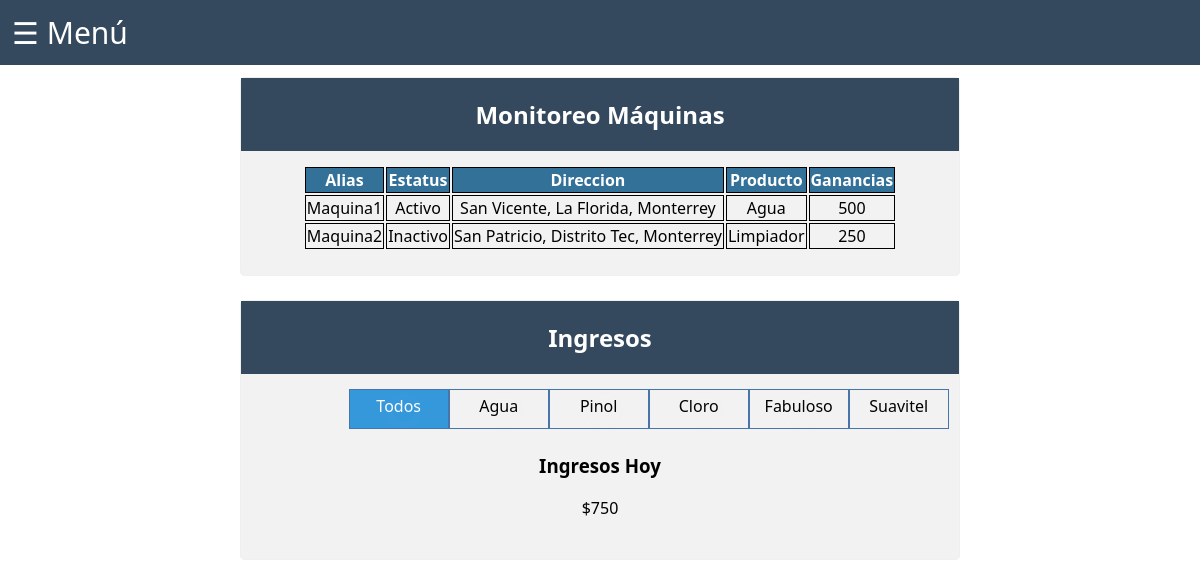
The page /InfoMachines.php (signed in) on the database as committed earlier.
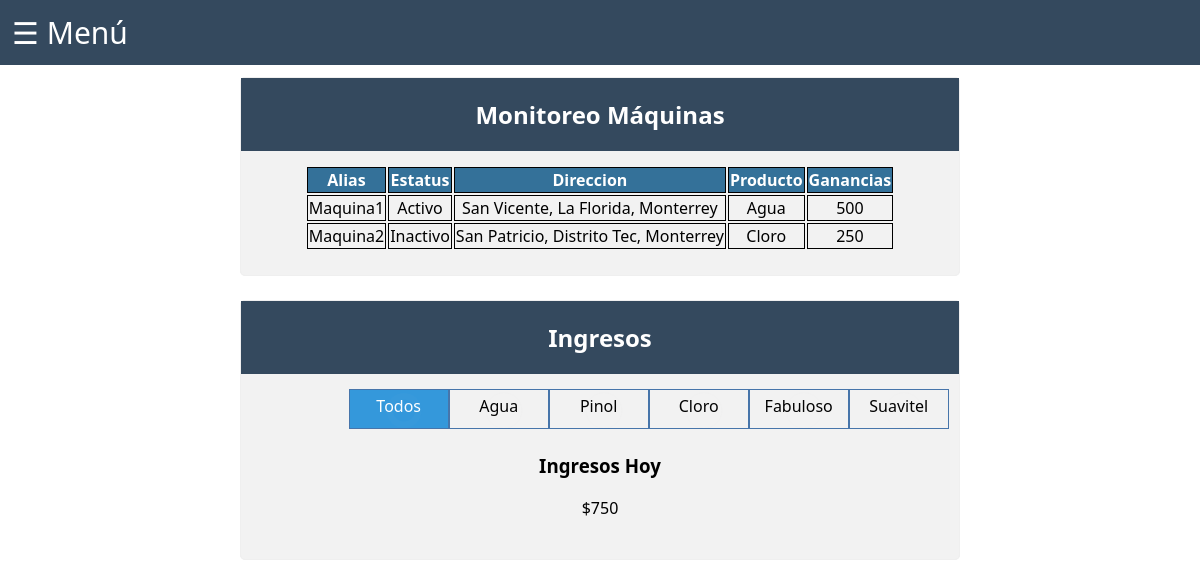
The same page on the database as committed later.
### tables this page shows
CREATE TABLE Machines (
    MachineID int NOT NULL AUTO_INCREMENT,
    Alias VARCHAR(100) NOT NULL,
    FechaAlta DATE NOT NULL,
    Estatus VARCHAR(10) NOT NULL,
    Marca VARCHAR(100) NOT NULL,
    Modelo VARCHAR(100) NOT NULL,
    Producto VARCHAR(50) NOT NULL,
    SensorIncluido BOOLEAN NOT NULL,
    Estado VARCHAR(255) NOT NULL,
    Municipio VARCHAR(255) NOT NULL,
    Colonia VARCHAR(255) NOT NULL,
    Calle VARCHAR(255) NOT NULL,
    UserID int NOT NULL,
    PRIMARY KEY (MachineID)
);

CREATE TABLE MachineEarnings (
    Ganancias int NOT NULL,
    MachineID int NOT NULL
);

### php/ConnectionDB.php (called while the page is built, shortened)
<?php
function consultDB($consult) {
    $connection = mysqli_connect(cServer, cUser, cPassword, cBd);
    $result = mysqli_query($connection, $consult);
    if($result)
        return $result;
    else
        return FALSE;
}
?>

### InfoMachines.php (the view, shortened to what this page needs)
<?php
include("php/ConnectionDB.php");
if (isset($_SESSION["Email"])) {
    $email = $_SESSION["Email"];
}
else {
    header('Location: index.php');
}
$machines = "(";
$consult = "SELECT * FROM Users WHERE Email = '$email'";
$result = consultDB($consult);
if ($row = mysqli_fetch_array($result)) {
    $user = $row["UserID"];
}
$consult = "SELECT MachineID FROM Machines WHERE UserID = '$user'";
$result = consultDB($consult);
while ($row = mysqli_fetch_array($result)) {
    $machines = $machines . (string)$row["MachineID"] . ", ";
}
$machines = $machines . "0)";
$consult = "SELECT Alias, Estatus, Calle, Colonia, Municipio, Producto, Ganancias FROM machines JOIN machineearnings ON machines.MachineID = machineearnings.MachineID WHERE machines.MachineID IN $machines";
$result = consultDB($consult);
?>
<!DOCTYPE html>
<html>
<head>
    <link rel="stylesheet" href="https://cdnjs.cloudflare.com/ajax/libs/intl-tel-input/17.0.8/css/intlTelInput.css" />
    <link rel="stylesheet" href="css/style.css" />
</head>
<body>
    <header>
        <span style="font-size:30px;cursor:pointer" onclick="openNav()">&#9776; Menú</span>
    </header>
    <main>
        <fieldset class="showData">
            <h2 class="formHeader">Monitoreo Máquinas</h2>
            <div id="maquinaStatus">
                <table id="maquinaTable">
                    <thead>
                        <tr>
                            <th>Alias</th>
                            <th>Estatus</th>
                            <th>Direccion</th>
                            <th>Producto</th>
                            <th>Ganancias</th>
                        </tr>
                    </thead>
                    <tbody id="info">
                        <?php
                        while ($row = mysqli_fetch_array($result)) {
                            $Alias = $row['Alias'];
                            $Estatus = $row['Estatus'];
                            $Calle = $row['Calle'];
                            $Colonia = $row['Colonia'];
                            $Municipio = $row['Municipio'];
                            $Producto = $row['Producto'];
                            $Ganancias = $row['Ganancias'];
                            echo "<tr>";
                            echo "<td>" . $Alias . "</td>";
                            echo "<td>" . $Estatus . "</td>";
                            echo "<td>" . $Calle . ", " . $Colonia . ", " . $Municipio . "</td>";
                            echo "<td>" . $Producto . "</td>";
                            echo "<td>" . $Ganancias . "</td>";
                            echo "</tr>";
                        }
                        ?>
                    </tbody>
                </table>
            </div>
        </fieldset>
        <fieldset id="ingresos" class="showData">
            <h2 class="formHeader">Ingresos</h2>
            <ul class="toggle">
                <li>
                    <input type="radio" name="incomeBy" value=0 id="todos" checked="checked" />
                    <label for="todosIncome">Todos</label>
                </li>
                <li>
                    <input type="radio" name="incomeBy" value=1 id="agua" />
                    <label for="aguaIncome">Agua</label>
                </li>
                <li>
                    <input type="radio" name="incomeBy" value=2 id="pinol" />
                    <label for="pinolIncome">Pinol</label>
                </li>
                <li>
                    <input type="radio" name="incomeBy" value=3 id="cloro" />
                    <label for="cloroIncome">Cloro</label>
                </li>
                <li>
                    <input type="radio" name="incomeBy" value=4 id="fabuloso" />
                    <label for="fabulosoIncome">Fabuloso</label>
                </li>
                <li>
                    <input type="radio" name="incomeBy" value=5 id="suavitel" />
                    <label for="suavitelIncome">Suavitel</label>
                </li>
            </ul>
            <br>
            <br>
            <h3>Ingresos Hoy</h3>
            <p id="cantidad"></p>
        </fieldset>
    </main>
</body>
</html>

### css/style.css (style rules this page uses)
* { box-sizing: border-box; font-family: "Segoe UI", Tahoma, Geneva, Verdana, sans-serif; }
body, html { padding: 0%; margin: 0%; }
fieldset { margin-left: auto; margin-right: auto; }
input, select, textarea { width: 100%; padding: 12px; border: 1px solid #ccc; border-radius: 4px; resize: vertical; }
.showData, form { border-radius: 5px; background-color: #f2f2f2; margin: auto; margin-bottom: 2%; max-width: 60%; min-height: fit-content; border-style: solid; border-width: 1px; }
.showData { text-align: center; padding: 0; min-height: 60%; padding-bottom: 2%; }
header { margin: 0; margin-bottom: 1%; color: white; background-color: #34495e; padding: 1%; }
.formHeader { background-color: #34495e; color: white; width: 100%; height: 100%; padding: 20px; text-align: center; margin-bottom: 0%; margin-top: 0%; }
#maquinaTable { margin-left: auto; margin-right: auto; margin-top: 2%; min-width: 80%; min-height: 50%; }
#maquinaTable th { background-color: #347199; color: white; }
#maquinaTable td, #maquinaTable th { border: 1px black solid; margin: 0%; min-width: 20%; }
ul { margin-left: auto; margin-right: auto; margin-top: 2%; }
.toggle { list-style-type: none; margin-left: auto; margin-right: auto; padding-left: 15%; }
.toggle li { float: left; margin-left: auto; margin-right: auto; width: 100px; height: 40px; position: relative; }
.toggle label, .toggle input { display: block; position: absolute; top: 0; left: 0; right: 0; bottom: 0; }
.toggle input[type="radio"] { opacity: 0.011; z-index: 100; padding: 5px; }
.toggle input[type="radio"]:checked+label { background: #3498db; color: white; }
.toggle label { padding: 5px; border: 1px solid rgb(71, 117, 170); cursor: pointer; z-index: 90; }

Rows that differ between the two databases and show on the page:
changed machines "Maquina2": Producto "Limpiador" → "Cloro"
